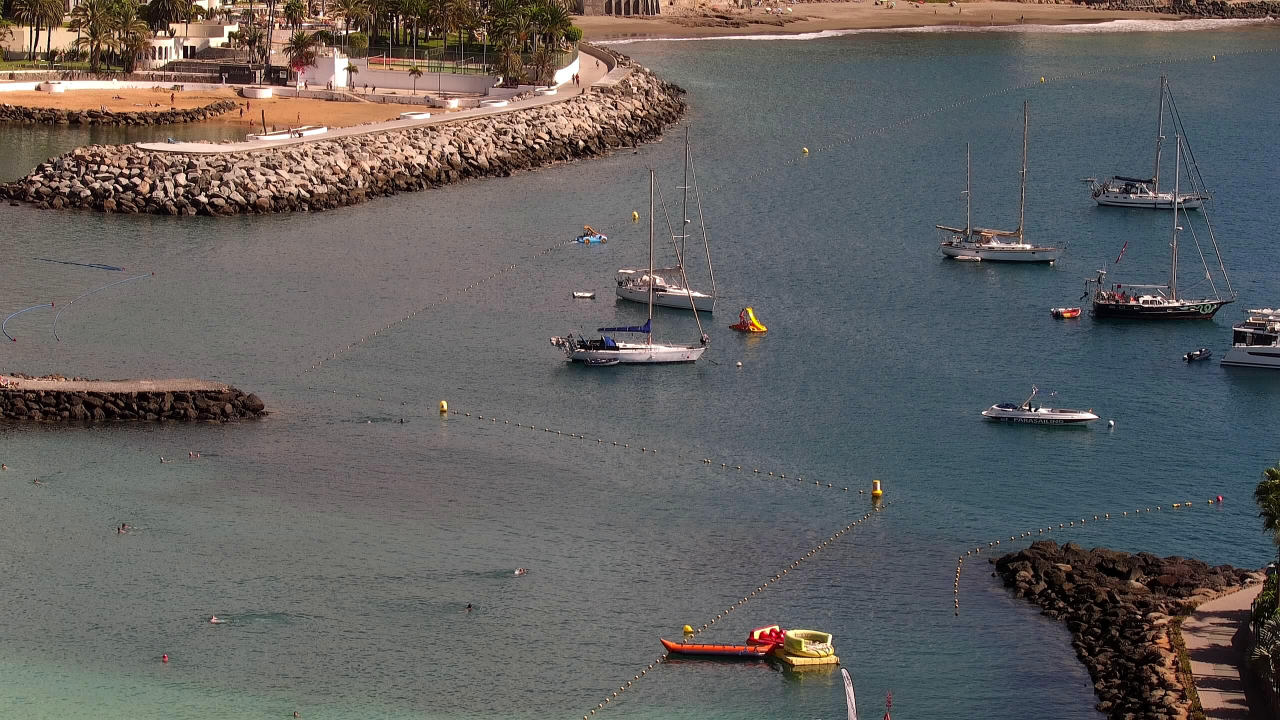
#> input picture inputs/anfi-view-anfi-del-mar---buoys-medium-distance_2025-11-11_13-32.jpeg, 2560 x 1440 px (shown at 1/2 size); its folder holds only this picture in this run
$ python -i water_detector_flood.py   (imports and definitions only)
#> lines starting #> are read from the running program, lines starting #| are printed output that depends on the picture; after the words box and inside, x2 and y2 are one past the last pixel; in counts of white or black regions, pixels touching at a corner belong together
"""
Water detection using flood fill segmentation.

Strategy:
  Sample seed points from the lower portion of the image (high probability
  of being water). From each seed, flood fill outward accepting pixels
  within a color tolerance. The union of all flood-filled regions = water.

  Advantages:
  - Finds connected water bodies naturally.
  - Adapts to local color variations (gradient across the water surface).
  - No global thresholds needed — tolerance is relative to the seed pixel.

  Disadvantages:
  - Depends on seed placement: bad seeds → bad mask.
  - Color tolerance (loDiff/upDiff) needs tuning per scene.
"""

import cv2
import numpy as np

from core.water_detector import morphological_cleanup, remove_small_regions


def create_water_mask(
    image_np: np.ndarray,
    n_seeds: int = 30,
    lo_diff: tuple = (15, 15, 15),
    up_diff: tuple = (15, 15, 15),
    min_region_ratio: float = 0.003,
) -> np.ndarray:
    """
    Create a water mask by flood-filling from seed points in water-likely zones.

    Pipeline:
    1. Pre-filter with bilateral filter (smooth colors, keep edges).
    2. Sample seed points from the lower 60% of the image.
    3. For each seed: check if color is plausibly water (blue-ish hue).
    4. Flood fill from valid seeds with color tolerance.
    5. Union all flood regions.
    6. Sky exclusion + hue refinement + morphological cleanup.

    Args:
        image_np: RGB image (H, W, 3), uint8.
        n_seeds: Number of seed points to try.
        lo_diff: Lower color tolerance for flood fill (B, G, R in BGR).
        up_diff: Upper color tolerance for flood fill.
        min_region_ratio: Minimum connected region area as fraction of image.

    Returns:
        Binary mask (H, W), uint8: 255 = water, 0 = non-water.
    """
#> called with n_seeds = 30, lo_diff = (15, 15, 15), up_diff = (15, 15, 15), min_region_ratio = 0.003
    img_h, img_w = image_np.shape[:2]

    # ── 1. Pre-filter to reduce noise and smooth color gradients ─────
    # Bilateral filter preserves edges while smoothing within regions
    bgr = cv2.cvtColor(image_np, cv2.COLOR_RGB2BGR)
#> bgr is the input picture: shape (1440, 2560, 3); mean B, G, R 95.7, 96.6, 98.9
    smooth = cv2.bilateralFilter(bgr, d=9, sigmaColor=75, sigmaSpace=75)
    smooth_rgb = cv2.cvtColor(smooth, cv2.COLOR_BGR2RGB)

    hsv = cv2.cvtColor(smooth_rgb, cv2.COLOR_RGB2HSV)
#> hsv: shape (1440, 2560, 3); mean H, S, V 63.6, 53.8, 108
    h_ch, s_ch, v_ch = hsv[:, :, 0], hsv[:, :, 1], hsv[:, :, 2]
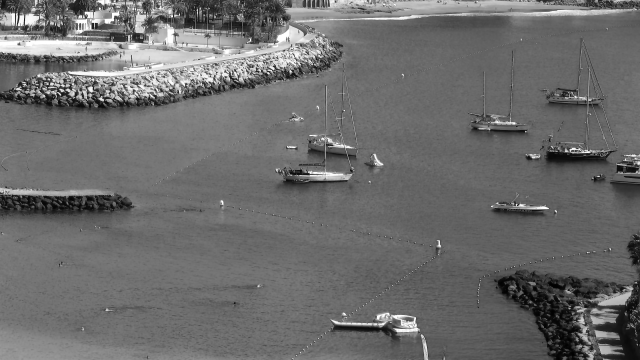
#> v_ch: shape (1440, 2560) (shown at 1/4 size); min 0, max 255, mean 108

    # ── 2. Generate seed points in the lower 60% of the image ────────
    seed_y_min = int(img_h * 0.40)
    seed_y_max = int(img_h * 0.95)
    seed_x_min = int(img_w * 0.05)
    seed_x_max = int(img_w * 0.95)

    # Grid + jitter: evenly spaced with random offset
    grid_rows = int(np.sqrt(n_seeds))
    grid_cols = max(1, n_seeds // grid_rows)
    seeds = []
    for gy in np.linspace(seed_y_min, seed_y_max, grid_rows, dtype=int):
        for gx in np.linspace(seed_x_min, seed_x_max, grid_cols, dtype=int):
            # Small random jitter
            jy = gy + np.random.randint(-15, 16)
            jx = gx + np.random.randint(-15, 16)
            jy = np.clip(jy, seed_y_min, seed_y_max)
            jx = np.clip(jx, seed_x_min, seed_x_max)
            seeds.append((jx, jy))

    # ── 3. Filter seeds: keep only those on blue-ish pixels ──────────
    valid_seeds = []
    for sx, sy in seeds:
        sh = h_ch[sy, sx]
        ss = s_ch[sy, sx]
        sr = image_np[sy, sx, 0].astype(float)
        sb = image_np[sy, sx, 2].astype(float)

        is_blue = (50 <= sh <= 170) and ss >= 3
        is_blue_gray = ss < 15 and sb >= sr - 5

        if is_blue or is_blue_gray:
            valid_seeds.append((sx, sy))
#> this loop made 30 passes
#> (sh, ss, sr, sb, is_blue, is_blue_gray) on passes 1 to 8: (18, 22, 121, 111, False, False), (0, 11, 105, 99, False, False), (173, 9, 113, 110, False, True), (108, 38, 105, 122, True, False), (103, 65, 59, 84, True, False), (106, 78, 31, 53, True, False), (10, 75, 177, 122, False, False), (0, 11, 111, 105, False, False)
#> after the loop, valid_seeds = 22 items, first 6: (1061, 576), (1502, 576), (1975, 576), (2432, 582), (1046, 783), (1496, 785)

    if not valid_seeds:
        # Fallback: try all seeds regardless of color
        valid_seeds = seeds

    # ── 4. Flood fill from each valid seed ───────────────────────────
    # floodFill modifies the mask in-place; use a shared accumulator
    flood_mask = np.zeros((img_h + 2, img_w + 2), dtype=np.uint8)
    fill_image = smooth.copy()

    lo = lo_diff
    up = up_diff

    for sx, sy in valid_seeds:
        # Only fill if this pixel hasn't been filled yet
        if flood_mask[sy + 1, sx + 1] != 0:
            continue
        cv2.floodFill(
            fill_image, flood_mask, (sx, sy),
            newVal=(255, 255, 255),
            loDiff=lo, upDiff=up,
            flags=cv2.FLOODFILL_MASK_ONLY | (255 << 8) | 4,
        )
#> this loop made 22 passes

    # Extract the filled region (mask has 2px border padding)
    water = flood_mask[1:-1, 1:-1]

    # ── 5. Hue refinement: only keep blue-ish flood regions ──────────
    hue_ok = (h_ch >= 45) & (h_ch <= 175)
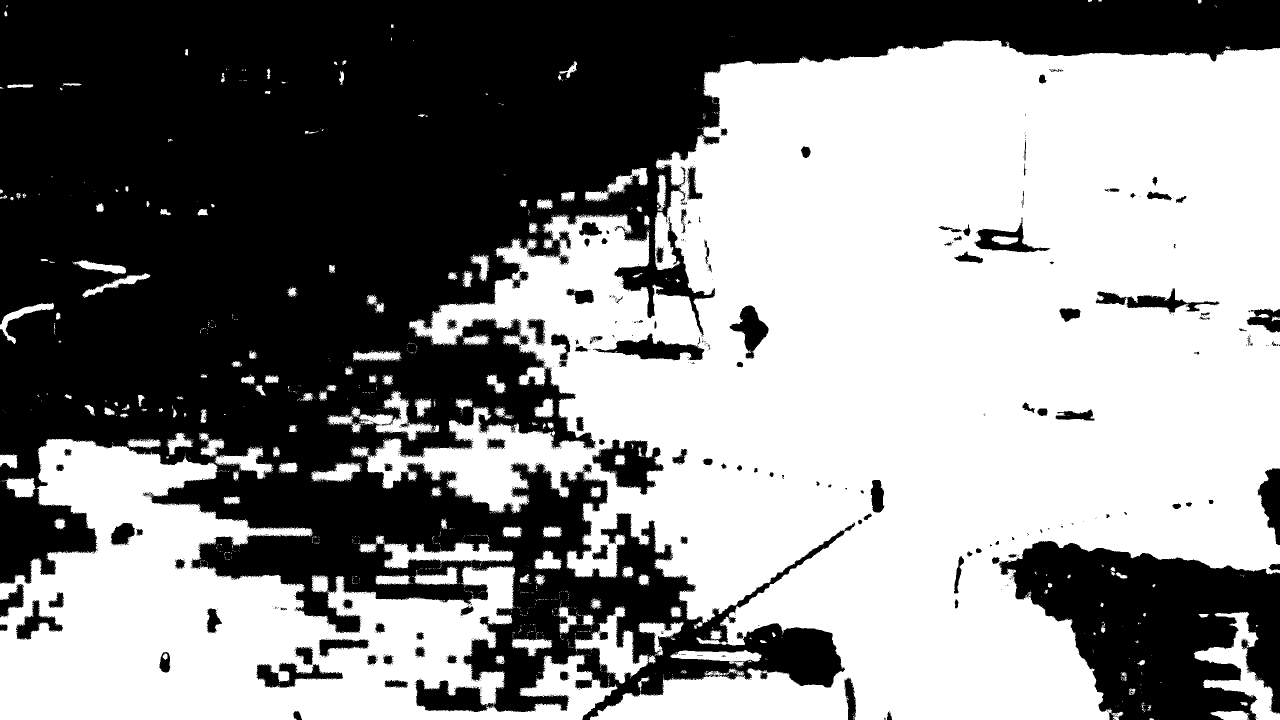
#> hue_ok: shape (1440, 2560) bool (shown at 1/2 size); 54.2% white; 1570 black regions (1443 under 20 px), largest, box (x1, y1, x2, y2) and area: (0, 0, 2560, 1440) 1489328, (1984, 1082, 2560, 1440) 127908, (1184, 878, 1328, 990) 8150
    r = image_np[:, :, 0].astype(np.float32)
    b = image_np[:, :, 2].astype(np.float32)
    blue_dom = (b >= r - 5) & (s_ch < 15)
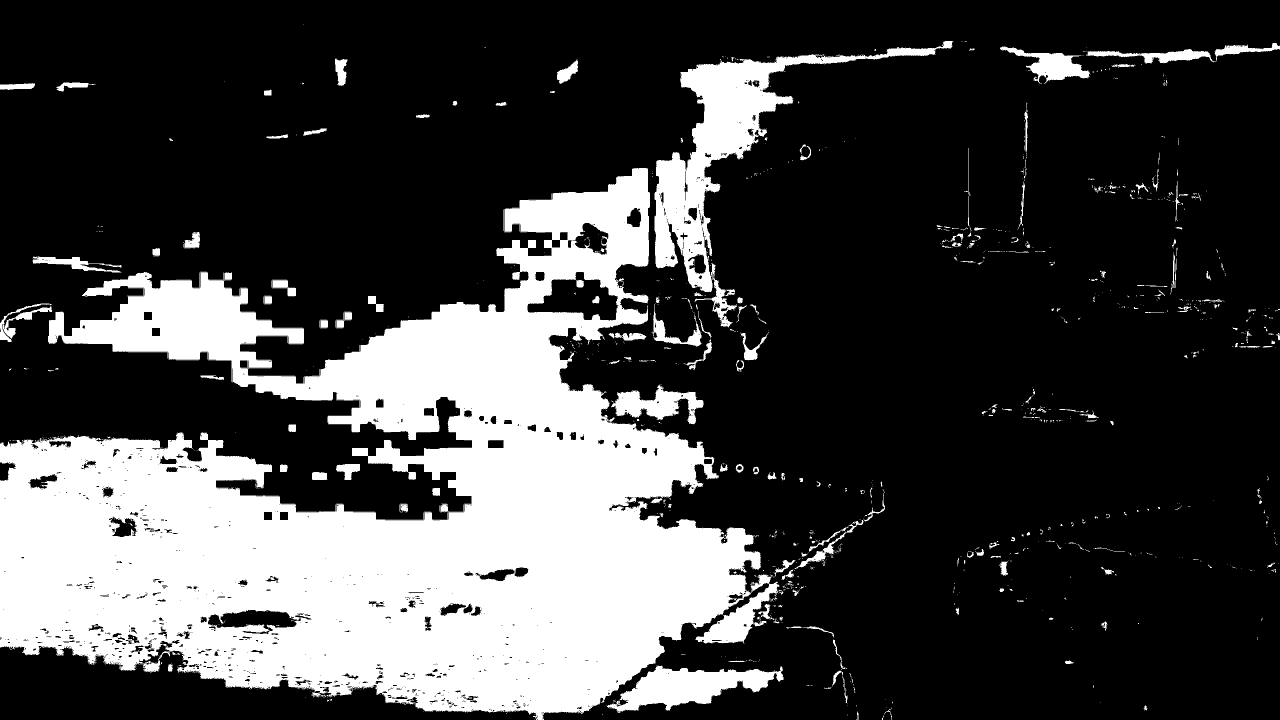
#> blue_dom: shape (1440, 2560) bool (shown at 1/2 size); 26% white; 1213 white regions (1002 under 20 px), largest, box (x1, y1, x2, y2) and area: (0, 336, 1564, 1440) 838443, (1309, 82, 1907, 584) 53031, (1214, 1331, 1568, 1426) 15907
    color_ok = hue_ok | blue_dom
#> color_ok: shape (1440, 2560) bool; 65.6% white; 601 black regions (470 under 20 px), largest, box (x1, y1, x2, y2) and area: (0, 0, 2560, 1041) 1061372, (2011, 1082, 2560, 1440) 127064, (1165, 1166, 1690, 1440) 29890

    water[~color_ok] = 0

    # ── 6. Sky exclusion ─────────────────────────────────────────────
    water[: int(img_h * 0.10), :] = 0
    warm = ((h_ch < 30) | (h_ch > 160)) & (s_ch > 20)
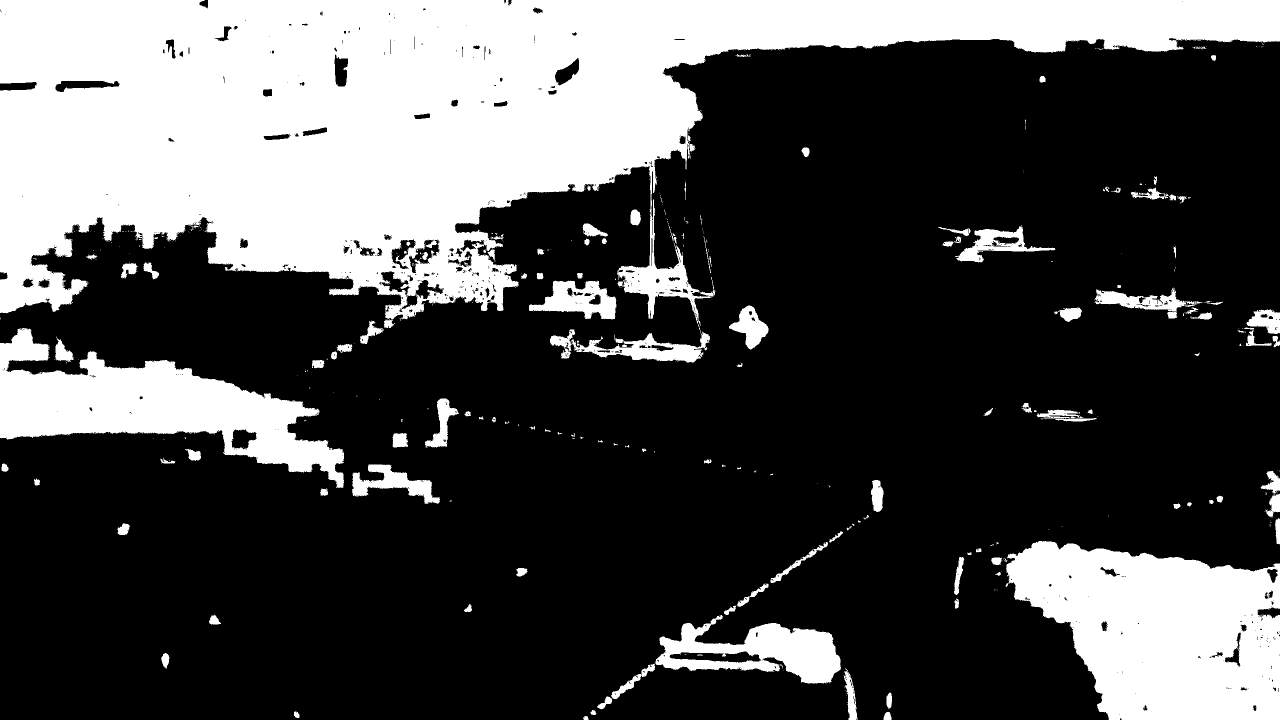
#> warm: shape (1440, 2560) bool (shown at 1/2 size); 29.8% white; 466 white regions (337 under 20 px), largest, box (x1, y1, x2, y2) and area: (0, 0, 2560, 725) 788678, (2011, 1082, 2560, 1440) 140719, (0, 656, 688, 976) 86939
    water[warm] = 0

    # ── 7. Morphological cleanup + small region removal ─────────────
#> (the run stopped early here; a loop or call above may not have finished)

$ run again, on inputs/anfi-view-anfi-del-mar---buoys-medium-distance_2025-12-03_07-32.jpeg
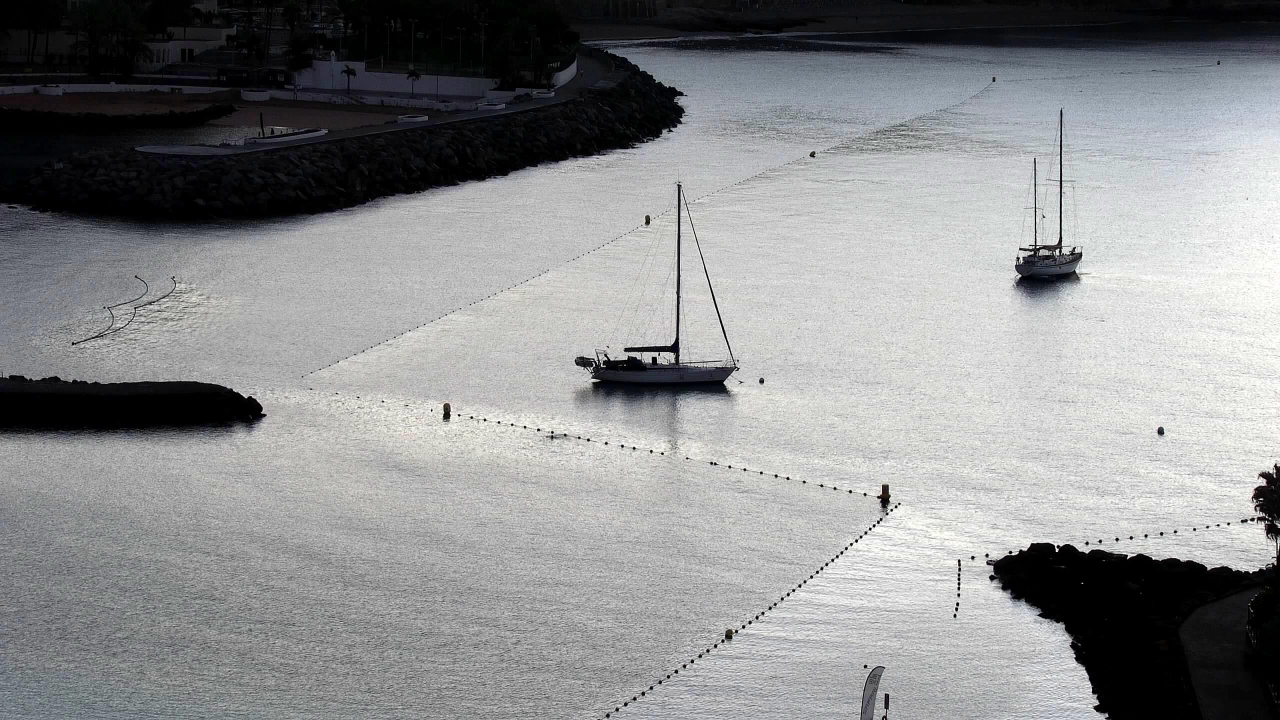
#> input picture inputs/anfi-view-anfi-del-mar---buoys-medium-distance_2025-12-03_07-32.jpeg, 2560 x 1440 px (shown at 1/2 size)
#> in create_water_mask, bgr is the input picture: shape (1440, 2560, 3); mean B, G, R 140.8, 139.9, 139
#> hsv: shape (1440, 2560, 3); mean H, S, V 47.6, 15.3, 141.7
#> the loop in create_water_mask, `for sx, sy in seeds:` made 30 passes
#> (sh, ss, sr, sb, is_blue, is_blue_gray) on passes 1 to 8: (113, 17, 108, 118, True, False), (0, 0, 168, 168, False, True), (30, 6, 234, 229, False, True), (0, 0, 205, 205, False, True), (0, 0, 215, 215, False, True), (36, 5, 232, 228, False, True), (0, 0, 51, 51, False, True), (0, 0, 178, 178, False, True)
#> after the loop in create_water_mask, `for sx, sy in seeds:`: valid_seeds = 30 pairs, first value 128 to 2432, second value 576 to 1368
#> the loop in create_water_mask, `for sx, sy in valid_seeds: # Only fill if this pixel hasn't been fille..` made 30 passes
#> (sx, sy) on passes 1 to 8: (128, 576), (573, 582), (1061, 576), (1502, 576), (1975, 576), (2432, 582), (136, 763), (597, 765)
#> in create_water_mask, `hue_ok = (h_ch >= 45) & (h_ch <= 175)`:
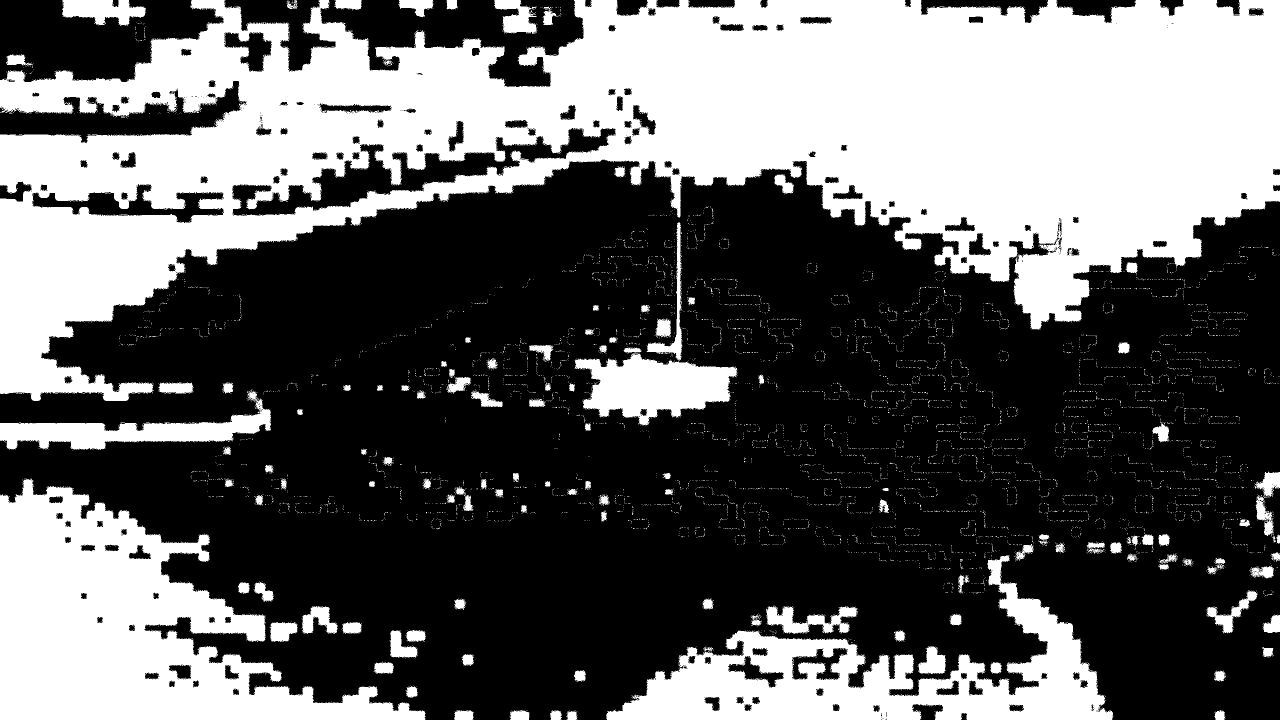
#> hue_ok: shape (1440, 2560) bool (shown at 1/2 size); 38.9% white; 8934 white regions (8812 under 20 px), largest, box (x1, y1, x2, y2) and area: (0, 0, 2560, 802) 995627, (0, 957, 852, 1440) 194090, (1212, 1111, 2227, 1440) 113667
#> blue_dom: shape (1440, 2560) bool; 76.5% white; 802 black regions (660 under 20 px), largest, box (x1, y1, x2, y2) and area: (0, 0, 2560, 689) 698631, (0, 1310, 489, 1440) 31928, (655, 799, 1136, 929) 31549
#> color_ok: shape (1440, 2560) bool; 98.6% white; 660 black regions (555 under 20 px), largest, box (x1, y1, x2, y2) and area: (655, 799, 1136, 929) 31547, (286, 185, 384, 228) 1422, (1295, 880, 1344, 913) 1088
#> in create_water_mask, `warm = ((h_ch < 30) | (h_ch > 160)) & (s_ch > 20)`:
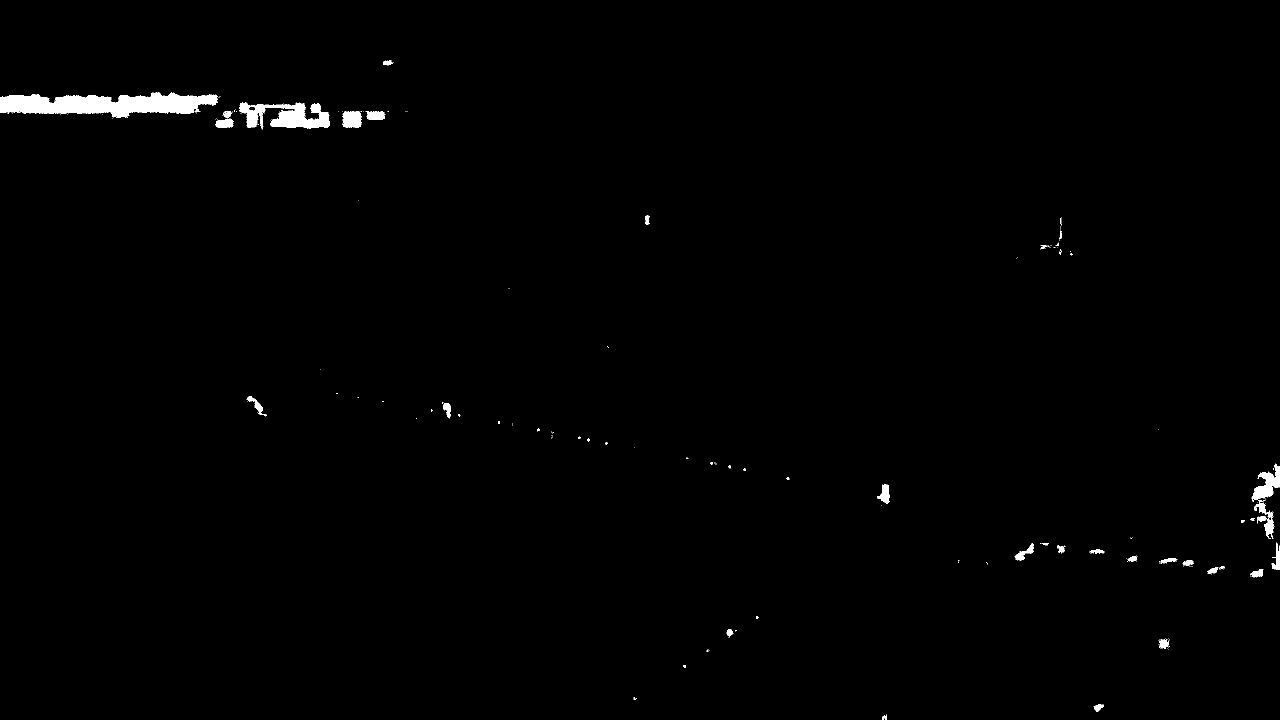
#> warm: shape (1440, 2560) bool (shown at 1/2 size); 0.8% white; 203 white regions (161 under 20 px), largest, box (x1, y1, x2, y2) and area: (0, 184, 436, 236) 13841, (478, 205, 660, 259) 5423, (2503, 927, 2560, 1004) 1899
